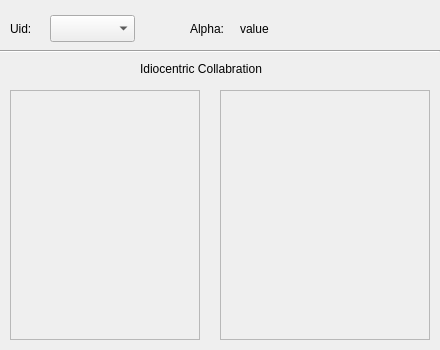
<?xml version="1.0" encoding="UTF-8"?>
<ui version="4.0">
 <class>displayy3</class>
 <widget class="QWidget" name="displayy3">
  <property name="geometry">
   <rect>
    <x>0</x>
    <y>0</y>
    <width>440</width>
    <height>350</height>
   </rect>
  </property>
  <property name="windowTitle">
   <string>Form</string>
  </property>
  <widget class="QLabel" name="label">
   <property name="geometry">
    <rect>
     <x>10</x>
     <y>20</y>
     <width>30</width>
     <height>17</height>
    </rect>
   </property>
   <property name="text">
    <string>Uid:</string>
   </property>
  </widget>
  <widget class="QComboBox" name="comboBox">
   <property name="geometry">
    <rect>
     <x>50</x>
     <y>15</y>
     <width>85</width>
     <height>27</height>
    </rect>
   </property>
  </widget>
  <widget class="Line" name="line">
   <property name="geometry">
    <rect>
     <x>0</x>
     <y>50</y>
     <width>440</width>
     <height>3</height>
    </rect>
   </property>
   <property name="orientation">
    <enum>Qt::Horizontal</enum>
   </property>
  </widget>
  <widget class="QLabel" name="label_2">
   <property name="geometry">
    <rect>
     <x>190</x>
     <y>20</y>
     <width>50</width>
     <height>17</height>
    </rect>
   </property>
   <property name="text">
    <string>Alpha:</string>
   </property>
  </widget>
  <widget class="QLabel" name="label_3">
   <property name="geometry">
    <rect>
     <x>240</x>
     <y>20</y>
     <width>40</width>
     <height>17</height>
    </rect>
   </property>
   <property name="text">
    <string>value</string>
   </property>
  </widget>
  <widget class="QLabel" name="label_4">
   <property name="geometry">
    <rect>
     <x>140</x>
     <y>60</y>
     <width>160</width>
     <height>17</height>
    </rect>
   </property>
   <property name="text">
    <string>Idiocentric Collabration</string>
   </property>
  </widget>
  <widget class="QScrollArea" name="scrollArea">
   <property name="geometry">
    <rect>
     <x>10</x>
     <y>90</y>
     <width>190</width>
     <height>250</height>
    </rect>
   </property>
   <property name="widgetResizable">
    <bool>true</bool>
   </property>
   <widget class="QWidget" name="scrollAreaWidgetContents">
    <property name="geometry">
     <rect>
      <x>0</x>
      <y>0</y>
      <width>188</width>
      <height>248</height>
     </rect>
    </property>
   </widget>
  </widget>
  <widget class="QScrollArea" name="scrollArea_2">
   <property name="geometry">
    <rect>
     <x>220</x>
     <y>90</y>
     <width>210</width>
     <height>250</height>
    </rect>
   </property>
   <property name="widgetResizable">
    <bool>true</bool>
   </property>
   <widget class="QWidget" name="scrollAreaWidgetContents_2">
    <property name="geometry">
     <rect>
      <x>0</x>
      <y>0</y>
      <width>208</width>
      <height>248</height>
     </rect>
    </property>
   </widget>
  </widget>
 </widget>
 <resources/>
 <connections/>
</ui>
